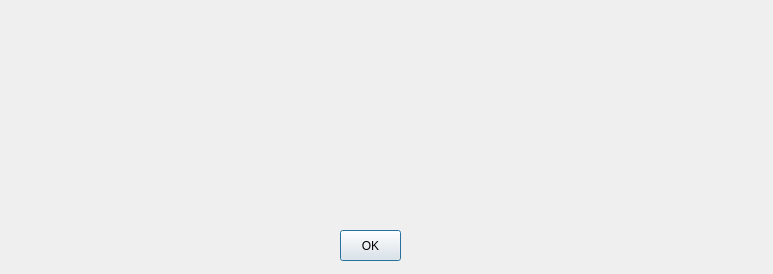
<?xml version="1.0" encoding="UTF-8"?>
<ui version="4.0">
 <class>About</class>
 <widget class="QDialog" name="About">
  <property name="geometry">
   <rect>
    <x>0</x>
    <y>0</y>
    <width>773</width>
    <height>274</height>
   </rect>
  </property>
  <property name="windowTitle">
   <string>Dialog</string>
  </property>
  <property name="styleSheet">
   <string notr="true"/>
  </property>
  <widget class="QLabel" name="label">
   <property name="geometry">
    <rect>
     <x>0</x>
     <y>-40</y>
     <width>781</width>
     <height>321</height>
    </rect>
   </property>
   <property name="font">
    <font>
     <pointsize>14</pointsize>
     <bold>false</bold>
    </font>
   </property>
   <property name="styleSheet">
    <string notr="true"/>
   </property>
   <property name="text">
    <string/>
   </property>
  </widget>
  <widget class="QPushButton" name="pushButton">
   <property name="geometry">
    <rect>
     <x>340</x>
     <y>230</y>
     <width>61</width>
     <height>31</height>
    </rect>
   </property>
   <property name="text">
    <string>OK</string>
   </property>
  </widget>
 </widget>
 <resources/>
 <connections/>
</ui>
